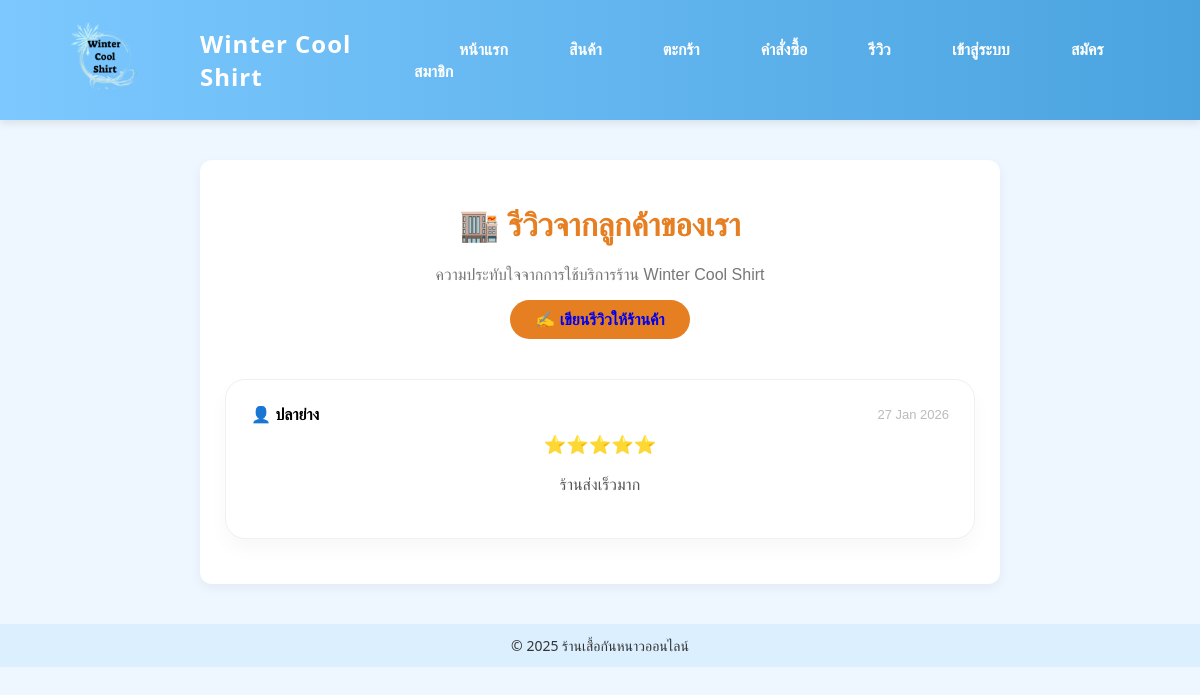
/shop_review.php, run on the app's committed database.
### tables this page shows
CREATE TABLE `reviews` (
  `review_id` int(11) NOT NULL,
  `product_id` int(11) DEFAULT NULL,
  `user_id` int(11) NOT NULL,
  `rating` int(1) NOT NULL,
  `comment` text NOT NULL,
  `created_at` datetime DEFAULT current_timestamp()
);

CREATE TABLE `users` (
  `user_id` int(11) NOT NULL,
  `username` varchar(100) NOT NULL,
  `email` varchar(255) DEFAULT NULL,
  `password` varchar(255) NOT NULL,
  `full_name` varchar(255) NOT NULL,
  `role` enum('admin','staff','user') NOT NULL DEFAULT 'staff'
);

### shop_review.php (the view, shortened to what this page needs)
<?php
include 'includes/config.php';
include 'includes/header.php';
$sql = "SELECT r.*, u.username AS display_name FROM reviews r
        JOIN users u ON r.user_id = u.user_id
        WHERE r.product_id IS NULL
        ORDER BY r.created_at DESC";
$stmt = $conn->prepare($sql);
$stmt->execute();
$reviews = $stmt->fetchAll(PDO::FETCH_ASSOC);
?>
<div class="container" style="max-width: 800px; margin: 40px auto; font-family: 'Kanit', sans-serif;">
    <div style="text-align:center; margin-bottom:40px;">
        <h1 style="color:#e67e22;">🏬 รีวิวจากลูกค้าของเรา</h1>
        <p style="color:#777;">ความประทับใจจากการใช้บริการร้าน Winter Cool Shirt</p>
        <a href="reviews.php?type=shop" style="display:inline-block; background:#e67e22; color:#white; padding:10px 25px; text-decoration:none; border-radius:50px; font-weight:bold;">✍️ เขียนรีวิวให้ร้านค้า</a>
    </div>
    <div class="review-list">
        <?php if(count($reviews) > 0): ?>
            <?php foreach ($reviews as $rev): ?>
                <div style="background:#fff; padding:25px; border-radius:20px; margin-bottom:20px; box-shadow:0 10px 20px rgba(0,0,0,0.03); border:1px solid #f0f0f0;">
                    <div style="display:flex; justify-content:space-between; align-items:center;">
                        <strong>👤 <?= htmlspecialchars($rev['display_name']) ?></strong>
                        <span style="color:#bbb; font-size:13px;"><?= date('d M Y', strtotime($rev['created_at'])) ?></span>
                    </div>
                    <div style="color:#f1c40f; margin:10px 0; font-size:18px;"><?= str_repeat("⭐", $rev['rating']) ?></div>
                    <p style="color:#555; line-height:1.6;"><?= nl2br(htmlspecialchars($rev['comment'])) ?></p>
                </div>
            <?php endforeach; ?>
        <?php else: ?>
            <div style="text-align:center; padding:50px; color:#bbb;">ยังไม่มีรีวิวร้านค้าในขณะนี้</div>
        <?php endif; ?>
    </div>
</div>
<?php include 'includes/footer.php'; ?>

### includes/header.php (style rules this page uses)
* { box-sizing:border-box; }
body { font-family: "Segoe UI", Arial, sans-serif; background:#eef7ff; margin:0; }
.container { width:90%; margin:auto; background:white; padding:25px; margin-top:25px; border-radius:12px; box-shadow:0 4px 12px rgba(0,0,0,0.05); text-align: center; }

### data on the page
reviews: user.username "ปลาย่าง", created_at "27 Jan 2026", rating "⭐⭐⭐⭐⭐", comment "ร้านส่งเร็วมาก"
